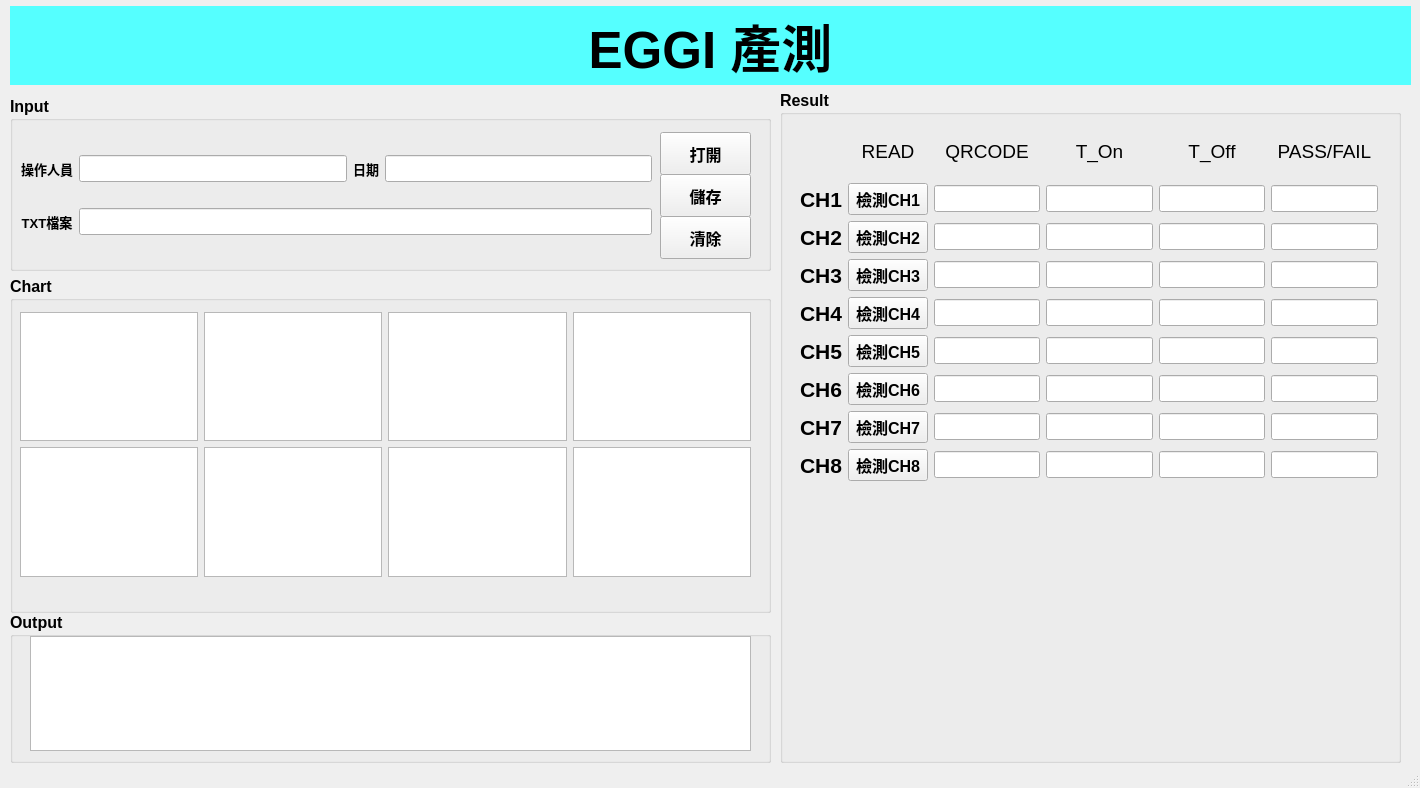
<?xml version="1.0" encoding="UTF-8"?>
<ui version="4.0">
 <class>MainWindow</class>
 <widget class="QMainWindow" name="MainWindow">
  <property name="geometry">
   <rect>
    <x>0</x>
    <y>0</y>
    <width>1420</width>
    <height>788</height>
   </rect>
  </property>
  <property name="windowTitle">
   <string>MainWindow</string>
  </property>
  <widget class="QWidget" name="centralwidget">
   <widget class="QGroupBox" name="Input_box">
    <property name="geometry">
     <rect>
      <x>10</x>
      <y>96</y>
      <width>761</width>
      <height>175</height>
     </rect>
    </property>
    <property name="font">
     <font>
      <pointsize>12</pointsize>
      <weight>75</weight>
      <italic>false</italic>
      <bold>true</bold>
      <underline>false</underline>
      <strikeout>false</strikeout>
      <kerning>true</kerning>
     </font>
    </property>
    <property name="styleSheet">
     <string notr="true"/>
    </property>
    <property name="title">
     <string>Input</string>
    </property>
    <widget class="QPushButton" name="btn_opentxt">
     <property name="geometry">
      <rect>
       <x>650</x>
       <y>36</y>
       <width>91</width>
       <height>43</height>
      </rect>
     </property>
     <property name="font">
      <font>
       <pointsize>12</pointsize>
       <weight>75</weight>
       <italic>false</italic>
       <bold>true</bold>
       <underline>false</underline>
       <strikeout>false</strikeout>
       <kerning>true</kerning>
      </font>
     </property>
     <property name="text">
      <string>打開</string>
     </property>
    </widget>
    <widget class="QPushButton" name="btn_save">
     <property name="geometry">
      <rect>
       <x>650</x>
       <y>78</y>
       <width>91</width>
       <height>43</height>
      </rect>
     </property>
     <property name="font">
      <font>
       <pointsize>12</pointsize>
       <weight>75</weight>
       <italic>false</italic>
       <bold>true</bold>
       <underline>false</underline>
       <strikeout>false</strikeout>
       <kerning>true</kerning>
      </font>
     </property>
     <property name="text">
      <string>儲存</string>
     </property>
    </widget>
    <widget class="QPushButton" name="btn_clean">
     <property name="geometry">
      <rect>
       <x>650</x>
       <y>120</y>
       <width>91</width>
       <height>43</height>
      </rect>
     </property>
     <property name="font">
      <font>
       <pointsize>12</pointsize>
       <weight>75</weight>
       <italic>false</italic>
       <bold>true</bold>
       <underline>false</underline>
       <strikeout>false</strikeout>
       <kerning>true</kerning>
      </font>
     </property>
     <property name="text">
      <string>清除</string>
     </property>
    </widget>
    <widget class="QWidget" name="layoutWidget">
     <property name="geometry">
      <rect>
       <x>11</x>
       <y>39</y>
       <width>631</width>
       <height>121</height>
      </rect>
     </property>
     <layout class="QGridLayout" name="gridLayout_2">
      <item row="0" column="0">
       <widget class="QLabel" name="label_name">
        <property name="font">
         <font>
          <pointsize>10</pointsize>
          <weight>75</weight>
          <italic>false</italic>
          <bold>true</bold>
          <underline>false</underline>
          <strikeout>false</strikeout>
          <kerning>true</kerning>
         </font>
        </property>
        <property name="text">
         <string>操作人員</string>
        </property>
        <property name="alignment">
         <set>Qt::AlignCenter</set>
        </property>
       </widget>
      </item>
      <item row="0" column="1">
       <widget class="QLineEdit" name="input_name"/>
      </item>
      <item row="0" column="2">
       <widget class="QLabel" name="label_datetime">
        <property name="font">
         <font>
          <pointsize>10</pointsize>
          <weight>75</weight>
          <italic>false</italic>
          <bold>true</bold>
          <underline>false</underline>
          <strikeout>false</strikeout>
          <kerning>true</kerning>
         </font>
        </property>
        <property name="text">
         <string>日期</string>
        </property>
        <property name="alignment">
         <set>Qt::AlignCenter</set>
        </property>
       </widget>
      </item>
      <item row="0" column="3">
       <widget class="QLineEdit" name="output_datetime"/>
      </item>
      <item row="1" column="0">
       <widget class="QLabel" name="label_txt_2">
        <property name="font">
         <font>
          <pointsize>10</pointsize>
          <weight>75</weight>
          <italic>false</italic>
          <bold>true</bold>
          <underline>false</underline>
          <strikeout>false</strikeout>
          <kerning>true</kerning>
         </font>
        </property>
        <property name="text">
         <string>TXT檔案</string>
        </property>
        <property name="alignment">
         <set>Qt::AlignCenter</set>
        </property>
       </widget>
      </item>
      <item row="1" column="1" colspan="3">
       <widget class="QLineEdit" name="input_file"/>
      </item>
     </layout>
    </widget>
   </widget>
   <widget class="QLabel" name="EGGI_Title">
    <property name="geometry">
     <rect>
      <x>10</x>
      <y>6</y>
      <width>1401</width>
      <height>79</height>
     </rect>
    </property>
    <property name="font">
     <font>
      <pointsize>38</pointsize>
      <weight>75</weight>
      <bold>true</bold>
      <underline>false</underline>
     </font>
    </property>
    <property name="cursor">
     <cursorShape>ArrowCursor</cursorShape>
    </property>
    <property name="styleSheet">
     <string notr="true">background-color: rgb(85, 255, 255);</string>
    </property>
    <property name="text">
     <string>EGGI 產測</string>
    </property>
    <property name="alignment">
     <set>Qt::AlignCenter</set>
    </property>
   </widget>
   <widget class="QGroupBox" name="Chart_box">
    <property name="geometry">
     <rect>
      <x>10</x>
      <y>276</y>
      <width>761</width>
      <height>337</height>
     </rect>
    </property>
    <property name="font">
     <font>
      <pointsize>12</pointsize>
      <weight>75</weight>
      <bold>true</bold>
     </font>
    </property>
    <property name="title">
     <string>Chart</string>
    </property>
    <widget class="QSplitter" name="splitter_2">
     <property name="geometry">
      <rect>
       <x>16</x>
       <y>156</y>
       <width>0</width>
       <height>0</height>
      </rect>
     </property>
     <property name="orientation">
      <enum>Qt::Vertical</enum>
     </property>
     <widget class="QWidget" name="widget_6" native="true">
      <property name="styleSheet">
       <string notr="true">background-color: rgb(255, 255, 255);</string>
      </property>
     </widget>
     <widget class="QWidget" name="widget_7" native="true">
      <property name="styleSheet">
       <string notr="true">background-color: rgb(255, 255, 255);</string>
      </property>
     </widget>
     <widget class="QWidget" name="widget_8" native="true">
      <property name="styleSheet">
       <string notr="true">background-color: rgb(255, 255, 255);</string>
      </property>
     </widget>
     <widget class="QWidget" name="widget_5" native="true">
      <property name="styleSheet">
       <string notr="true">background-color: rgb(255, 255, 255);</string>
      </property>
     </widget>
    </widget>
    <widget class="QWidget" name="layoutWidget_2">
     <property name="geometry">
      <rect>
       <x>10</x>
       <y>36</y>
       <width>731</width>
       <height>265</height>
      </rect>
     </property>
     <layout class="QGridLayout" name="gridLayout_3">
      <item row="0" column="0">
       <widget class="QGraphicsView" name="ch1_chart"/>
      </item>
      <item row="1" column="0">
       <widget class="QGraphicsView" name="ch5_chart"/>
      </item>
      <item row="0" column="3">
       <widget class="QGraphicsView" name="ch4_chart"/>
      </item>
      <item row="0" column="1">
       <widget class="QGraphicsView" name="ch2_char"/>
      </item>
      <item row="0" column="2">
       <widget class="QGraphicsView" name="ch3_chart"/>
      </item>
      <item row="1" column="1">
       <widget class="QGraphicsView" name="ch6_chart"/>
      </item>
      <item row="1" column="2">
       <widget class="QGraphicsView" name="ch7_chart"/>
      </item>
      <item row="1" column="3">
       <widget class="QGraphicsView" name="ch8_chart"/>
      </item>
     </layout>
    </widget>
   </widget>
   <widget class="QGroupBox" name="Result_box">
    <property name="geometry">
     <rect>
      <x>780</x>
      <y>90</y>
      <width>621</width>
      <height>673</height>
     </rect>
    </property>
    <property name="font">
     <font>
      <pointsize>12</pointsize>
      <weight>75</weight>
      <bold>true</bold>
     </font>
    </property>
    <property name="title">
     <string>Result</string>
    </property>
    <widget class="QWidget" name="layoutWidget">
     <property name="geometry">
      <rect>
       <x>20</x>
       <y>36</y>
       <width>578</width>
       <height>355</height>
      </rect>
     </property>
     <layout class="QGridLayout" name="gridLayout">
      <item row="0" column="4">
       <widget class="QLabel" name="label_T_Off">
        <property name="font">
         <font>
          <pointsize>14</pointsize>
          <weight>50</weight>
          <bold>false</bold>
         </font>
        </property>
        <property name="text">
         <string>T_Off</string>
        </property>
        <property name="alignment">
         <set>Qt::AlignCenter</set>
        </property>
       </widget>
      </item>
      <item row="5" column="0">
       <widget class="QLabel" name="label_ch5">
        <property name="font">
         <font>
          <pointsize>16</pointsize>
          <weight>75</weight>
          <bold>true</bold>
         </font>
        </property>
        <property name="text">
         <string>CH5</string>
        </property>
        <property name="alignment">
         <set>Qt::AlignCenter</set>
        </property>
       </widget>
      </item>
      <item row="2" column="4">
       <widget class="QLineEdit" name="ch2_T_Off">
        <property name="alignment">
         <set>Qt::AlignCenter</set>
        </property>
       </widget>
      </item>
      <item row="7" column="1">
       <widget class="QPushButton" name="ch7_qrcode">
        <property name="text">
         <string>檢測CH7</string>
        </property>
       </widget>
      </item>
      <item row="6" column="1">
       <widget class="QPushButton" name="ch6_qrcode">
        <property name="text">
         <string>檢測CH6</string>
        </property>
       </widget>
      </item>
      <item row="8" column="0">
       <widget class="QLabel" name="label_ch8">
        <property name="font">
         <font>
          <pointsize>16</pointsize>
          <weight>75</weight>
          <bold>true</bold>
         </font>
        </property>
        <property name="text">
         <string>CH8</string>
        </property>
        <property name="alignment">
         <set>Qt::AlignCenter</set>
        </property>
       </widget>
      </item>
      <item row="7" column="4">
       <widget class="QLineEdit" name="ch7_T_Off">
        <property name="alignment">
         <set>Qt::AlignCenter</set>
        </property>
       </widget>
      </item>
      <item row="3" column="0">
       <widget class="QLabel" name="label_ch3">
        <property name="font">
         <font>
          <pointsize>16</pointsize>
          <weight>75</weight>
          <bold>true</bold>
         </font>
        </property>
        <property name="text">
         <string>CH3</string>
        </property>
        <property name="alignment">
         <set>Qt::AlignCenter</set>
        </property>
       </widget>
      </item>
      <item row="3" column="5">
       <widget class="QLineEdit" name="ch3_PF">
        <property name="alignment">
         <set>Qt::AlignCenter</set>
        </property>
       </widget>
      </item>
      <item row="2" column="1">
       <widget class="QPushButton" name="ch2_qrcode">
        <property name="text">
         <string>檢測CH2</string>
        </property>
       </widget>
      </item>
      <item row="5" column="5">
       <widget class="QLineEdit" name="ch5_PF">
        <property name="alignment">
         <set>Qt::AlignCenter</set>
        </property>
       </widget>
      </item>
      <item row="1" column="4">
       <widget class="QLineEdit" name="ch1_T_Off">
        <property name="alignment">
         <set>Qt::AlignCenter</set>
        </property>
       </widget>
      </item>
      <item row="0" column="1">
       <widget class="QLabel" name="label_qrcode_2">
        <property name="font">
         <font>
          <pointsize>14</pointsize>
          <weight>50</weight>
          <bold>false</bold>
         </font>
        </property>
        <property name="text">
         <string>READ</string>
        </property>
        <property name="alignment">
         <set>Qt::AlignCenter</set>
        </property>
       </widget>
      </item>
      <item row="8" column="5">
       <widget class="QLineEdit" name="ch8_PF">
        <property name="alignment">
         <set>Qt::AlignCenter</set>
        </property>
       </widget>
      </item>
      <item row="3" column="3">
       <widget class="QLineEdit" name="ch3_T_On">
        <property name="alignment">
         <set>Qt::AlignCenter</set>
        </property>
       </widget>
      </item>
      <item row="4" column="5">
       <widget class="QLineEdit" name="ch4_PF">
        <property name="alignment">
         <set>Qt::AlignCenter</set>
        </property>
       </widget>
      </item>
      <item row="4" column="0">
       <widget class="QLabel" name="label_ch4">
        <property name="font">
         <font>
          <pointsize>16</pointsize>
          <weight>75</weight>
          <bold>true</bold>
         </font>
        </property>
        <property name="text">
         <string>CH4</string>
        </property>
        <property name="alignment">
         <set>Qt::AlignCenter</set>
        </property>
       </widget>
      </item>
      <item row="1" column="0">
       <widget class="QLabel" name="label_ch1">
        <property name="font">
         <font>
          <pointsize>16</pointsize>
          <weight>75</weight>
          <bold>true</bold>
         </font>
        </property>
        <property name="text">
         <string>CH1</string>
        </property>
        <property name="alignment">
         <set>Qt::AlignCenter</set>
        </property>
       </widget>
      </item>
      <item row="1" column="5">
       <widget class="QLineEdit" name="ch1_PF">
        <property name="alignment">
         <set>Qt::AlignCenter</set>
        </property>
       </widget>
      </item>
      <item row="3" column="1">
       <widget class="QPushButton" name="ch3_qrcode">
        <property name="text">
         <string>檢測CH3</string>
        </property>
       </widget>
      </item>
      <item row="2" column="0">
       <widget class="QLabel" name="label_ch2">
        <property name="font">
         <font>
          <pointsize>16</pointsize>
          <weight>75</weight>
          <bold>true</bold>
         </font>
        </property>
        <property name="text">
         <string>CH2</string>
        </property>
        <property name="alignment">
         <set>Qt::AlignCenter</set>
        </property>
       </widget>
      </item>
      <item row="8" column="4">
       <widget class="QLineEdit" name="ch8_T_Off">
        <property name="alignment">
         <set>Qt::AlignCenter</set>
        </property>
       </widget>
      </item>
      <item row="7" column="3">
       <widget class="QLineEdit" name="ch7_T_On">
        <property name="alignment">
         <set>Qt::AlignCenter</set>
        </property>
       </widget>
      </item>
      <item row="5" column="1">
       <widget class="QPushButton" name="ch5_qrcode">
        <property name="text">
         <string>檢測CH5</string>
        </property>
       </widget>
      </item>
      <item row="4" column="1">
       <widget class="QPushButton" name="ch4_qrcode">
        <property name="text">
         <string>檢測CH4</string>
        </property>
       </widget>
      </item>
      <item row="4" column="4">
       <widget class="QLineEdit" name="ch4_T_Off">
        <property name="alignment">
         <set>Qt::AlignCenter</set>
        </property>
       </widget>
      </item>
      <item row="2" column="5">
       <widget class="QLineEdit" name="ch2_PF">
        <property name="alignment">
         <set>Qt::AlignCenter</set>
        </property>
       </widget>
      </item>
      <item row="1" column="1">
       <widget class="QPushButton" name="ch1_qrcode">
        <property name="text">
         <string>檢測CH1</string>
        </property>
       </widget>
      </item>
      <item row="3" column="4">
       <widget class="QLineEdit" name="ch3_T_Off">
        <property name="alignment">
         <set>Qt::AlignCenter</set>
        </property>
       </widget>
      </item>
      <item row="6" column="4">
       <widget class="QLineEdit" name="ch6_T_Off">
        <property name="alignment">
         <set>Qt::AlignCenter</set>
        </property>
       </widget>
      </item>
      <item row="6" column="5">
       <widget class="QLineEdit" name="ch6_PF">
        <property name="alignment">
         <set>Qt::AlignCenter</set>
        </property>
       </widget>
      </item>
      <item row="5" column="4">
       <widget class="QLineEdit" name="ch5_T_Off">
        <property name="alignment">
         <set>Qt::AlignCenter</set>
        </property>
       </widget>
      </item>
      <item row="0" column="2">
       <widget class="QLabel" name="label_qrcode">
        <property name="font">
         <font>
          <pointsize>14</pointsize>
          <weight>50</weight>
          <bold>false</bold>
         </font>
        </property>
        <property name="text">
         <string>QRCODE</string>
        </property>
        <property name="alignment">
         <set>Qt::AlignCenter</set>
        </property>
       </widget>
      </item>
      <item row="1" column="2">
       <widget class="QLineEdit" name="ch1_qrcodelable">
        <property name="alignment">
         <set>Qt::AlignCenter</set>
        </property>
       </widget>
      </item>
      <item row="7" column="0">
       <widget class="QLabel" name="label_ch7">
        <property name="font">
         <font>
          <pointsize>16</pointsize>
          <weight>75</weight>
          <bold>true</bold>
         </font>
        </property>
        <property name="text">
         <string>CH7</string>
        </property>
        <property name="alignment">
         <set>Qt::AlignCenter</set>
        </property>
       </widget>
      </item>
      <item row="6" column="0">
       <widget class="QLabel" name="label_ch6">
        <property name="font">
         <font>
          <pointsize>16</pointsize>
          <weight>75</weight>
          <bold>true</bold>
         </font>
        </property>
        <property name="text">
         <string>CH6</string>
        </property>
        <property name="alignment">
         <set>Qt::AlignCenter</set>
        </property>
       </widget>
      </item>
      <item row="4" column="3">
       <widget class="QLineEdit" name="ch4_T_On">
        <property name="alignment">
         <set>Qt::AlignCenter</set>
        </property>
       </widget>
      </item>
      <item row="0" column="3">
       <widget class="QLabel" name="label_T_On">
        <property name="font">
         <font>
          <pointsize>14</pointsize>
          <weight>50</weight>
          <bold>false</bold>
         </font>
        </property>
        <property name="text">
         <string>T_On</string>
        </property>
        <property name="alignment">
         <set>Qt::AlignCenter</set>
        </property>
       </widget>
      </item>
      <item row="7" column="5">
       <widget class="QLineEdit" name="ch7_PF">
        <property name="alignment">
         <set>Qt::AlignCenter</set>
        </property>
       </widget>
      </item>
      <item row="5" column="3">
       <widget class="QLineEdit" name="ch5_T_On">
        <property name="alignment">
         <set>Qt::AlignCenter</set>
        </property>
       </widget>
      </item>
      <item row="6" column="3">
       <widget class="QLineEdit" name="ch6_T_On">
        <property name="alignment">
         <set>Qt::AlignCenter</set>
        </property>
       </widget>
      </item>
      <item row="8" column="1">
       <widget class="QPushButton" name="pushButton_8">
        <property name="text">
         <string>檢測CH8</string>
        </property>
       </widget>
      </item>
      <item row="0" column="5">
       <widget class="QLabel" name="label_T_On_14">
        <property name="font">
         <font>
          <pointsize>14</pointsize>
          <weight>50</weight>
          <bold>false</bold>
         </font>
        </property>
        <property name="text">
         <string>PASS/FAIL</string>
        </property>
        <property name="alignment">
         <set>Qt::AlignCenter</set>
        </property>
       </widget>
      </item>
      <item row="1" column="3">
       <widget class="QLineEdit" name="ch1_T_On">
        <property name="alignment">
         <set>Qt::AlignCenter</set>
        </property>
       </widget>
      </item>
      <item row="2" column="3">
       <widget class="QLineEdit" name="ch2_T_On">
        <property name="alignment">
         <set>Qt::AlignCenter</set>
        </property>
       </widget>
      </item>
      <item row="8" column="3">
       <widget class="QLineEdit" name="ch8_T_On">
        <property name="alignment">
         <set>Qt::AlignCenter</set>
        </property>
       </widget>
      </item>
      <item row="2" column="2">
       <widget class="QLineEdit" name="ch2_qrcodelable">
        <property name="alignment">
         <set>Qt::AlignCenter</set>
        </property>
       </widget>
      </item>
      <item row="3" column="2">
       <widget class="QLineEdit" name="ch3_qrcodelable">
        <property name="alignment">
         <set>Qt::AlignCenter</set>
        </property>
       </widget>
      </item>
      <item row="4" column="2">
       <widget class="QLineEdit" name="ch4_qrcodelable">
        <property name="alignment">
         <set>Qt::AlignCenter</set>
        </property>
       </widget>
      </item>
      <item row="5" column="2">
       <widget class="QLineEdit" name="ch6_qrcodelable">
        <property name="alignment">
         <set>Qt::AlignCenter</set>
        </property>
       </widget>
      </item>
      <item row="6" column="2">
       <widget class="QLineEdit" name="ch6_qrcodelable_2">
        <property name="alignment">
         <set>Qt::AlignCenter</set>
        </property>
       </widget>
      </item>
      <item row="7" column="2">
       <widget class="QLineEdit" name="ch7_qrcodelable">
        <property name="alignment">
         <set>Qt::AlignCenter</set>
        </property>
       </widget>
      </item>
      <item row="8" column="2">
       <widget class="QLineEdit" name="ch8_qrcodelable">
        <property name="alignment">
         <set>Qt::AlignCenter</set>
        </property>
       </widget>
      </item>
     </layout>
    </widget>
   </widget>
   <widget class="QGroupBox" name="groupBox">
    <property name="geometry">
     <rect>
      <x>10</x>
      <y>612</y>
      <width>761</width>
      <height>151</height>
     </rect>
    </property>
    <property name="font">
     <font>
      <pointsize>12</pointsize>
      <weight>75</weight>
      <bold>true</bold>
     </font>
    </property>
    <property name="title">
     <string>Output</string>
    </property>
    <widget class="QTextBrowser" name="textBrowser">
     <property name="geometry">
      <rect>
       <x>20</x>
       <y>24</y>
       <width>721</width>
       <height>115</height>
      </rect>
     </property>
     <property name="html">
      <string>&lt;!DOCTYPE HTML PUBLIC &quot;-//W3C//DTD HTML 4.0//EN&quot; &quot;http://www.w3.org/TR/REC-html40/strict.dtd&quot;&gt;
&lt;html&gt;&lt;head&gt;&lt;meta name=&quot;qrichtext&quot; content=&quot;1&quot; /&gt;&lt;style type=&quot;text/css&quot;&gt;
p, li { white-space: pre-wrap; }
&lt;/style&gt;&lt;/head&gt;&lt;body style=&quot; font-family:'MS Shell Dlg 2'; font-size:12pt; font-weight:600; font-style:normal;&quot;&gt;
&lt;p style=&quot;-qt-paragraph-type:empty; margin-top:0px; margin-bottom:0px; margin-left:0px; margin-right:0px; -qt-block-indent:0; text-indent:0px;&quot;&gt;&lt;br /&gt;&lt;/p&gt;&lt;/body&gt;&lt;/html&gt;</string>
     </property>
    </widget>
   </widget>
  </widget>
  <widget class="QStatusBar" name="statusbar"/>
 </widget>
 <resources/>
 <connections>
  <connection>
   <sender>btn_opentxt</sender>
   <signal>clicked()</signal>
   <receiver>btn_opentxt</receiver>
   <slot>click()</slot>
   <hints>
    <hint type="sourcelabel">
     <x>643</x>
     <y>155</y>
    </hint>
    <hint type="destinationlabel">
     <x>643</x>
     <y>158</y>
    </hint>
   </hints>
  </connection>
 </connections>
</ui>
